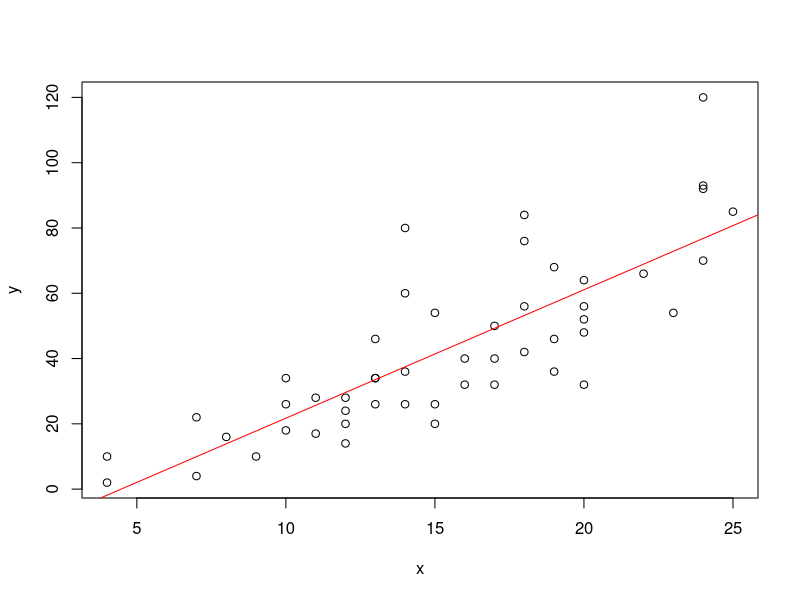

Recreate this plot in R.
x=cars[,1]
y=cars[,2]
plot(x,y)
fit = lm(y~x)
abline(fit, col = "red")
cor(x,y)#相關性
cor(x^2,y)#根據運動學,理想下為1
